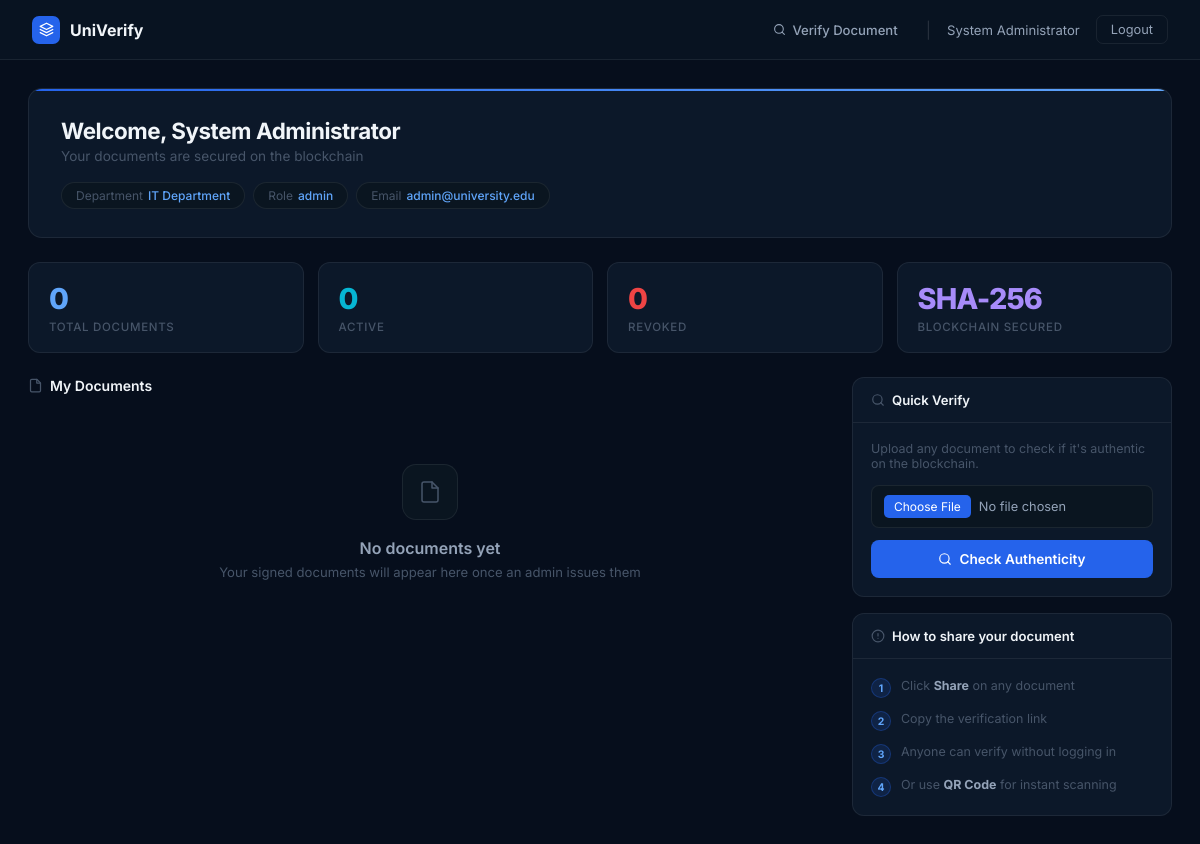
Screenshot of /student (signed in) with the database file from the repository.
### models.py (models this page shows, shortened)
class User(UserMixin, db.Model):
    __tablename__ = 'users'
    id = db.Column(db.Integer, primary_key=True)
    full_name = db.Column(db.String(100), nullable=False)
    email = db.Column(db.String(120), unique=True, nullable=False)
    password_hash = db.Column(db.String(256), nullable=False)
    role = db.Column(db.String(20), default='student')
    reg_number = db.Column(db.String(50), unique=True, nullable=True)
    department = db.Column(db.String(100), nullable=True)
    created_at = db.Column(db.DateTime, default=datetime.utcnow)
    is_active = db.Column(db.Boolean, default=True)
    documents = db.relationship('Document', backref='owner', lazy=True)

### app.py (the view)
@app.route('/student')
@login_required
def student_portal():
    my_docs = Document.query.filter_by(user_id=current_user.id).order_by(Document.signed_at.desc()).all()
    return render_template('student_portal.html', documents=my_docs)

### app.py (called while the page is built)
@login_manager.user_loader
def load_user(user_id):
    return User.query.get(int(user_id))

### templates/student_portal.html (shortened to what this page needs)
<!DOCTYPE html>
<html lang="en">
<head>
</head>
<body>
<nav>
    <a href="/" class="nav-brand">
        <div class="nav-logo"><svg viewBox="0 0 24 24" fill="none" stroke="currentColor" stroke-width="2" stroke-linecap="round" stroke-linejoin="round"><path d="M12 2L2 7l10 5 10-5-10-5z"/><path d="M2 17l10 5 10-5"/><path d="M2 12l10 5 10-5"/></svg></div>
        <span class="nav-name">UniVerify</span>
    </a>
    <div class="nav-right">
        <a href="/verify" class="nav-link">
            <svg viewBox="0 0 24 24" fill="none" stroke="currentColor" stroke-width="2" stroke-linecap="round" stroke-linejoin="round"><circle cx="11" cy="11" r="8"/><path d="m21 21-4.35-4.35"/></svg>
            Verify Document
        </a>
        <span class="nav-sep">|</span>
        <span class="nav-user">{{ current_user.full_name }}</span>
        <a href="/logout" class="btn-logout">Logout</a>
    </div>
</nav>
<div class="main">
    <div class="welcome-banner">
        <div class="welcome-top">
            <div>
                <div class="welcome-name">Welcome, {{ current_user.full_name }}</div>
                <div class="welcome-sub">Your documents are secured on the blockchain</div>
            </div>
        </div>
        <div class="info-pills">
            {% if current_user.department %}
            <div class="info-pill">Department <span>{{ current_user.department }}</span></div>
            {% endif %}
            <div class="info-pill">Role <span>{{ current_user.role }}</span></div>
            <div class="info-pill">Email <span>{{ current_user.email }}</span></div>
        </div>
    </div>
    <div class="stats-grid">
        <div class="stat-card">
            <div class="stat-num n-blue">{{ documents|length }}</div>
            <div class="stat-lbl">Total Documents</div>
        </div>
        <div class="stat-card">
            <div class="stat-num n-cyan">{{ documents|selectattr('status','equalto','active')|list|length }}</div>
            <div class="stat-lbl">Active</div>
        </div>
        <div class="stat-card">
            <div class="stat-num n-red">{{ documents|selectattr('status','equalto','revoked')|list|length }}</div>
            <div class="stat-lbl">Revoked</div>
        </div>
        <div class="stat-card">
            <div class="stat-num n-purple">SHA-256</div>
            <div class="stat-lbl">Blockchain Secured</div>
        </div>
    </div>
    <div class="layout">
        <div>
            <div class="section-title">
                <svg viewBox="0 0 24 24" fill="none" stroke="currentColor" stroke-width="2" stroke-linecap="round" stroke-linejoin="round"><path d="M14 2H6a2 2 0 0 0-2 2v16a2 2 0 0 0 2 2h12a2 2 0 0 0 2-2V8z"/><polyline points="14 2 14 8 20 8"/></svg>
                My Documents
            </div>
            {% if documents %}
                {% for doc in documents %}
                <div class="doc-card {{ 'revoked' if doc.status == 'revoked' else '' }}">
                    <div class="doc-top">
                        <div style="flex:1;">
                            <div class="doc-name">{{ doc.original_name }}</div>
                            <div class="doc-meta">
                                Signed {{ doc.signed_at.strftime('%B %d, %Y at %H:%M') }}
                                {% if doc.expires_at %} &nbsp;·&nbsp; Expires {{ doc.expires_at.strftime('%B %d, %Y') }}{% endif %}
                            </div>
                            <div class="badges">
                                <span class="badge badge-type">{{ doc.doc_type }}</span>
                                <span class="badge badge-{{ doc.status }}">{{ doc.status }}</span>
                            </div>
                        </div>
                        <div class="doc-actions">
                            {% if doc.qr_code_path %}
                            <button class="btn-sm" onclick="showQR('{{ doc.qr_code_path }}', '{{ doc.original_name }}')">
                                <svg viewBox="0 0 24 24" fill="none" stroke="currentColor" stroke-width="2" stroke-linecap="round" stroke-linejoin="round"><rect x="3" y="3" width="7" height="7"/><rect x="14" y="3" width="7" height="7"/><rect x="14" y="14" width="7" height="7"/><rect x="3" y="14" width="7" height="7"/></svg>
                                QR Code
                            </button>
                            {% endif %}
                            <button class="btn-sm blue" onclick="shareDoc('{{ doc.file_hash }}')">
                                <svg viewBox="0 0 24 24" fill="none" stroke="currentColor" stroke-width="2" stroke-linecap="round" stroke-linejoin="round"><path d="M4 12v8a2 2 0 0 0 2 2h12a2 2 0 0 0 2-2v-8"/><polyline points="16 6 12 2 8 6"/><line x1="12" y1="2" x2="12" y2="15"/></svg>
                                Share
                            </button>
                        </div>
                    </div>
                    <div class="doc-hashes">
                        <div class="hash-row">
                            <span class="hash-lbl">File Hash</span>
                            <span class="hash-val">{{ doc.file_hash }}</span>
                        </div>
                        <div class="hash-row">
                            <span class="hash-lbl">Block Hash</span>
                            <span class="hash-val warn">{{ doc.block_hash }}</span>
                        </div>
                    </div>
                </div>
                {% endfor %}
            {% else %}
                <div class="empty-state">
                    <div class="empty-icon">
                        <svg viewBox="0 0 24 24" fill="none" stroke="currentColor" stroke-width="1.5" stroke-linecap="round" stroke-linejoin="round"><path d="M14 2H6a2 2 0 0 0-2 2v16a2 2 0 0 0 2 2h12a2 2 0 0 0 2-2V8z"/><polyline points="14 2 14 8 20 8"/></svg>
                    </div>
                    <div class="empty-title">No documents yet</div>
                    <div class="empty-sub">Your signed documents will appear here once an admin issues them</div>
                </div>
            {% endif %}
        </div>
        <div>
            <div class="sidebar-card">
                <div class="sidebar-head">
                    <svg viewBox="0 0 24 24" fill="none" stroke="currentColor" stroke-width="2" stroke-linecap="round" stroke-linejoin="round"><circle cx="11" cy="11" r="8"/><path d="m21 21-4.35-4.35"/></svg>
                    Quick Verify
                </div>
                <div class="sidebar-body">
                    <p style="font-size:0.78rem;color:var(--text-3);margin-bottom:14px;">Upload any document to check if it's authentic on the blockchain.</p>
                    <div class="field">
                        <input type="file" id="vFile" accept=".pdf,.docx,.xlsx,.txt">
                    </div>
                    <button class="btn-primary" onclick="quickVerify()">
                        <svg viewBox="0 0 24 24" fill="none" stroke="currentColor" stroke-width="2" stroke-linecap="round" stroke-linejoin="round"><circle cx="11" cy="11" r="8"/><path d="m21 21-4.35-4.35"/></svg>
                        Check Authenticity
                    </button>
                </div>
            </div>
            <div class="sidebar-card">
                <div class="sidebar-head">
                    <svg viewBox="0 0 24 24" fill="none" stroke="currentColor" stroke-width="2" stroke-linecap="round" stroke-linejoin="round"><circle cx="12" cy="12" r="10"/><line x1="12" y1="8" x2="12" y2="12"/><line x1="12" y1="16" x2="12.01" y2="16"/></svg>
                    How to share your document
                </div>
                <div class="sidebar-body">
                    <div class="step-item">
                        <div class="step-num">1</div>
                        <div class="step-text">Click <strong>Share</strong> on any document</div>
                    </div>
                    <div class="step-item">
                        <div class="step-num">2</div>
                        <div class="step-text">Copy the verification link</div>
                    </div>
                    <div class="step-item">
                        <div class="step-num">3</div>
                        <div class="step-text">Anyone can verify without logging in</div>
                    </div>
                    <div class="step-item">
                        <div class="step-num">4</div>
                        <div class="step-text">Or use <strong>QR Code</strong> for instant scanning</div>
                    </div>
                </div>
            </div>
        </div>
    </div>
</div>
</body>
</html>

### rows the page displays
User: full_name "System Administrator", department "IT Department", role "admin", email "admin@university.edu"

### other values shown
{{ documents|length }} "0"
{{ documents|selectattr('status','equalto','active')|list|length }} "0"
{{ documents|selectattr('status','equalto','revoked')|list|length }} "0"
